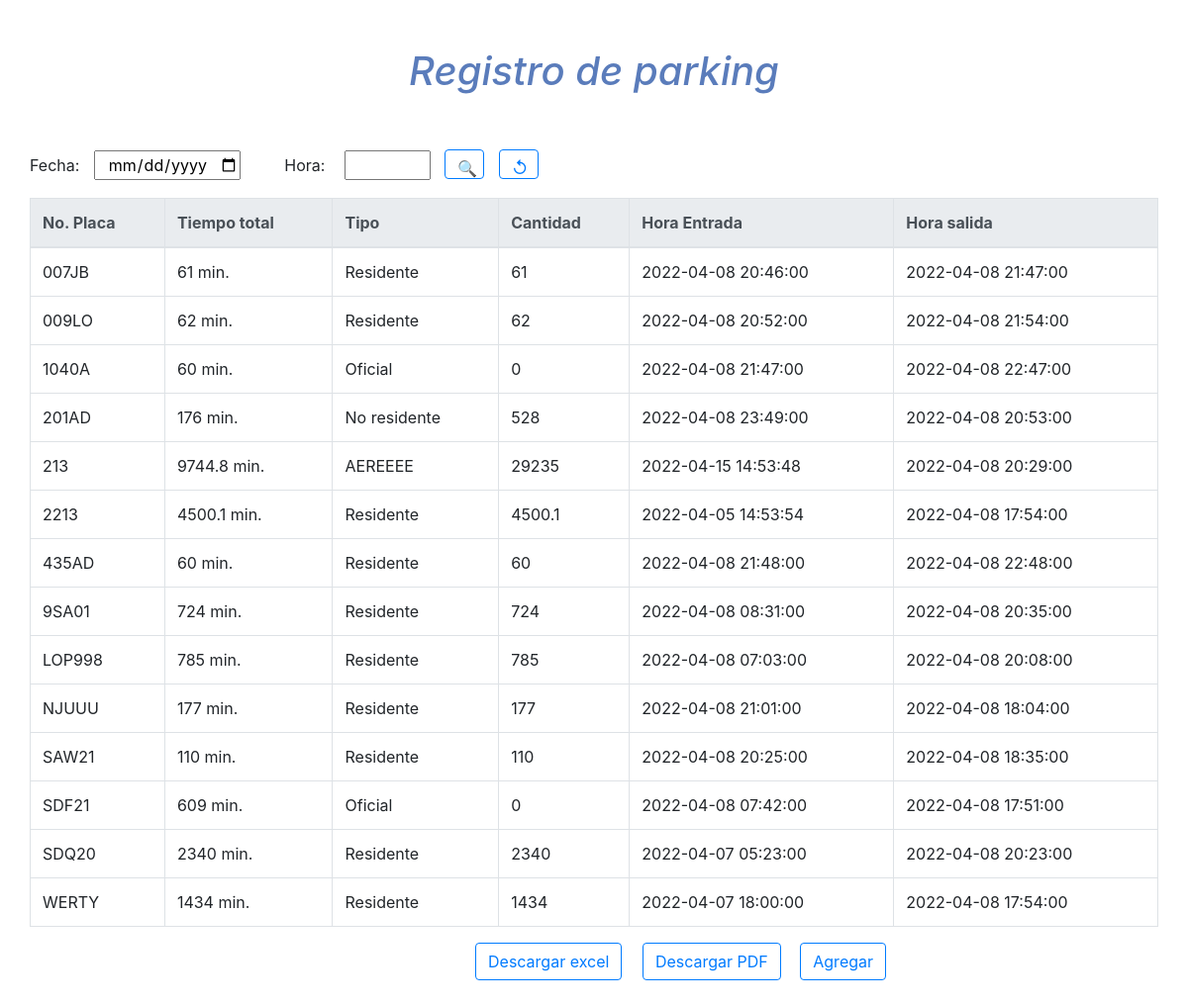
The page / on the database its author committed.
### tables this page shows
CREATE TABLE `registros` (
  `placa` varchar(30) NOT NULL,
  `tiempo` varchar(30) DEFAULT NULL,
  `tipo` varchar(30) NOT NULL,
  `cantidad` double NOT NULL,
  `inicio` datetime NOT NULL,
  `fin` datetime DEFAULT NULL
);

### index.php (the view, shortened to what this page needs)
<?php
include("controller/conexion.php");
?>
<!DOCTYPE html>
<html lang="es">
<head>
    <link rel="stylesheet" type="text/css" href="styles/style.css">
    <link rel="stylesheet" href="https://stackpath.bootstrapcdn.com/bootstrap/4.4.1/css/bootstrap.min.css">
</head>
<body>
<div class="container">
<br><br>
<?php
$where = "";
$consulta = "Select * from registros $where";
$resQuery = $conn->query($consulta);
?>
<div id="titulo">
<h3 id="titulo">Registro de parking</h3>
</div>
</form><br><br>
<div class="row">
<form action="" method="post">
    <label for="" id="lblDate">Fecha:</label>
    <input type="date" name="date" id="date">
    <label for="" id="lblTime">Hora:</label>
    <input type="number" min="1" max="12" name="time" id="time">
    <input type="submit" name="btnSend" id="btnSearch" class='btn btn-outline-primary' value="🔍">
    <input type="submit" name="btnReload" id="btnReload" class='btn btn-outline-primary' value="↺">
</form>
<br><br>
<table class="table table -hover table-bordered">
    <thead class="thead-light">
        <tr>
            <th>No. Placa</th>
            <th>Tiempo total</th>
            <th>Tipo</th>
            <th>Cantidad</th>
            <th>Hora Entrada</th>
            <th>Hora salida</th>
        </tr>
    </thead>
            <?php
            while($mostrar = $resQuery->fetch_array(MYSQLI_BOTH)) {
            ?>
    			<tr>
                        <td><?php echo $mostrar['placa']?></td>
                        <td><?php
                        $inicio = strtotime($mostrar['inicio']);
                        $fin = strtotime($mostrar['fin']);
                        if(empty($mostrar['fin'])) {
                            echo $mostrar['tiempo'];
                        }else{
                        $tiempo = round(abs($inicio - $fin) / 60,1);
                        echo $tiempo.' min.'; }
                        ?></td>
                        <td><?php echo $mostrar['tipo'] ?></td>
                        <td><?php
                            if($mostrar['tipo']=='Oficial') {
                                echo $mostrar['cantidad'];
                            }else if($mostrar['tipo']== 'Residente'){
                                echo $mostrar['cantidad'];
                            }
                                else {
                                echo $mostrar['cantidad'];
                            }
                        ?></td>
                        <td><?php echo $mostrar['inicio']?></td>
                        <td><?php
                        if(empty($mostrar['fin'])) {?>
                           <a href="add_hour.php?id=<?php echo $mostrar['placa'];?>" class="btn btn-outline-primary">Registrar hora</a>
                        <?php
                        }else{
                            echo $mostrar['fin'];
                        }
                        ?>
                        </td>
                    </tr>
    <?php } ?>
</table>
</div>
</div>
<a href="reports/excel.php" id="btnExcel" widh class="btn btn-outline-primary"  >Descargar excel</a>
<a href="reports/reporte.php" id="btnPDF" target="_blank" widh class="btn btn-outline-primary" >Descargar PDF</a>
<button type="button" id="btnAgregar" widh class="btn btn-outline-primary" data-toggle="modal" data-target="#exampleModal">Agregar</button>
<br><br>
</body>
</html>

### styles/style.css (style rules this page uses)
#date { text-align: center; margin-left: 10px; }
#time { margin-left: 15px; }
#lblDate { margin-left: 0px; }
#lblTime { margin-left: 40px; }
#btnExcel { margin-left: 30em; }
#btnPDF { margin-left: 1em; }
#btnSearch { margin-top: -5px; width: 40px; height: 30px; margin-left: 10px; }
#btnReload { margin-top: -5px; font-size: 17px; position: relative; width: 40px; height: 30px; margin-left: 10px; }
#btnAgregar { margin-left: 15px; }
#titulo h3 { font-size: 40px; font-style: italic; color: rgb(90, 124, 187); text-align: center; font-family: -apple-system, BlinkMacSystemFont, 'Segoe UI', Roboto, Oxygen, Ubuntu, Cantarell, 'Open Sans', 'Helvetica Neue', sans-serif; }

### rows shown on the page
registros: placa "007JB", tiempo "61", tipo "Residente", cantidad "61", inicio "2022-04-08 20:46:00", fin "2022-04-08 21:47:00"
registros: placa "009LO", tiempo "62", tipo "Residente", cantidad "62", inicio "2022-04-08 20:52:00", fin "2022-04-08 21:54:00"
registros: placa "1040A", tiempo "60", tipo "Oficial", cantidad "0", inicio "2022-04-08 21:47:00", fin "2022-04-08 22:47:00"
registros: placa "201AD", tiempo "176", tipo "No residente", cantidad "528", inicio "2022-04-08 23:49:00", fin "2022-04-08 20:53:00"
registros: placa "213", tiempo "9744.8", tipo "AEREEEE", cantidad "29235", inicio "2022-04-15 14:53:48", fin "2022-04-08 20:29:00"
registros: placa "2213", tiempo "4500.1", tipo "Residente", cantidad "4500.1", inicio "2022-04-05 14:53:54", fin "2022-04-08 17:54:00"
registros: placa "435AD", tiempo "60", tipo "Residente", cantidad "60", inicio "2022-04-08 21:48:00", fin "2022-04-08 22:48:00"
registros: placa "9SA01", tiempo "724", tipo "Residente", cantidad "724", inicio "2022-04-08 08:31:00", fin "2022-04-08 20:35:00"
registros: placa "LOP998", tiempo "785", tipo "Residente", cantidad "785", inicio "2022-04-08 07:03:00", fin "2022-04-08 20:08:00"
registros: placa "NJUUU", tiempo "177", tipo "Residente", cantidad "177", inicio "2022-04-08 21:01:00", fin "2022-04-08 18:04:00"
registros: placa "SAW21", tiempo "110", tipo "Residente", cantidad "110", inicio "2022-04-08 20:25:00", fin "2022-04-08 18:35:00"
registros: placa "SDF21", tiempo "609", tipo "Oficial", cantidad "0", inicio "2022-04-08 07:42:00", fin "2022-04-08 17:51:00"
registros: placa "SDQ20", tiempo "2340", tipo "Residente", cantidad "2340", inicio "2022-04-07 05:23:00", fin "2022-04-08 20:23:00"
registros: placa "WERTY", tiempo "1434", tipo "Residente", cantidad "1434", inicio "2022-04-07 18:00:00", fin "2022-04-08 17:54:00"
